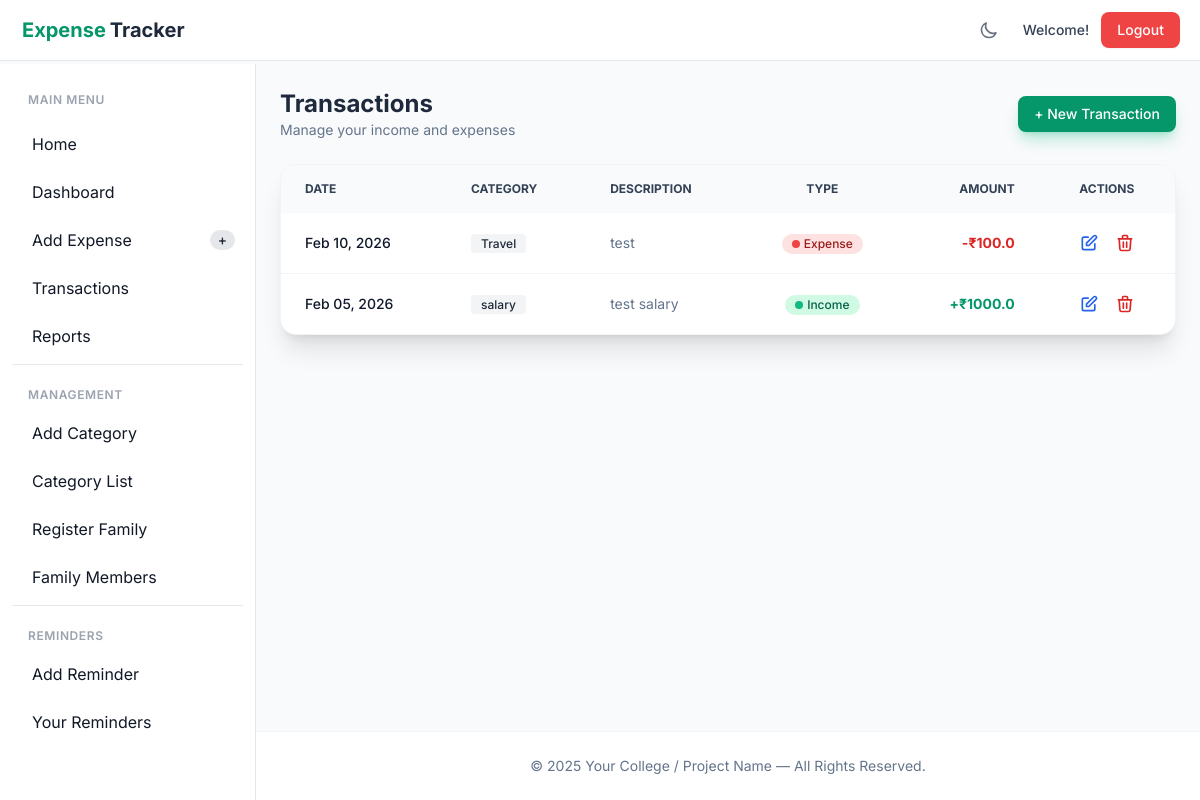
/user/Transaction1 (signed in), run on the app's committed database.
### user/models.py (models this page shows)
class Transaction(models.Model):
    date = models.DateField()
    category_id = models.ForeignKey('Category', on_delete=models.CASCADE)
    amount = models.FloatField()
    Transaction_desc = models.CharField(max_length=100)
    Type = models.CharField(max_length=100)
    by = models.ForeignKey(
        Registration,
        related_name="transaction",
        on_delete=models.PROTECT
    )

class Category(models.Model):
    category_type = models.CharField(max_length=100)
    def __str__(self):
        return self.category_type

### user/views.py (the view)
# urls.py: path('user/Transaction1',views.Transaction1_page, name='Transaction1_page'),
def Transaction1_page(request):
    logged_user = request.session.get("user_id")
    user = get_object_or_404(Registration,id=logged_user)
    transactions = Transaction.objects.filter(by=user)
    role =  request.session.get("role")
    return render(request, 'transaction_list1.html', {
        'transactions': transactions,
        'role':role})

### user/templates/transaction_list1.html (shortened to what this page needs)
{% extends 'base_dashboard.html' %}
{% load static %}
{% load widget_tweaks %}
{% block content %}
<div class="animate-fade-in-up">
  <div class="flex justify-between items-center mb-6">
    <div>
      <h1 class="text-2xl font-bold text-slate-800 dark:text-white">Transactions</h1>
      <p class="text-slate-500 dark:text-slate-400 text-sm">Manage your income and expenses</p>
    </div>
    <a href="{% url 'Expense_page' %}"
      class="px-4 py-2 bg-emerald-600 hover:bg-emerald-700 text-white rounded-lg text-sm font-medium shadow-lg shadow-emerald-500/30 transition-all">
      + New Transaction
    </a>
  </div>
  <div
    class="bg-white dark:bg-slate-800 rounded-2xl shadow-xl border border-gray-100 dark:border-slate-700 overflow-hidden">
    <div class="overflow-x-auto">
      <table class="w-full text-sm text-left text-slate-500 dark:text-slate-400">
        <thead class="text-xs text-slate-700 uppercase bg-gray-50 dark:bg-slate-700 dark:text-slate-300">
          <tr>
            <th scope="col" class="px-6 py-4 rounded-tl-lg">Date</th>
            <th scope="col" class="px-6 py-4">Category</th>
            <th scope="col" class="px-6 py-4">Description</th>
            <th scope="col" class="px-6 py-4 text-center">Type</th>
            <th scope="col" class="px-6 py-4 text-right">Amount</th>
            <th scope="col" class="px-6 py-4 text-center rounded-tr-lg">Actions</th>
          </tr>
        </thead>
        <tbody class="divide-y divide-gray-100 dark:divide-slate-700">
          {% for t in transactions %}
          <tr class="bg-white dark:bg-slate-800 hover:bg-gray-50 dark:hover:bg-slate-700/50 transition-colors">
            <td class="px-6 py-4 font-medium text-slate-900 dark:text-white whitespace-nowrap">
              {{ t.date|date:"M d, Y" }}
            </td>
            <td class="px-6 py-4">
              <span
                class="bg-gray-100 text-gray-800 text-xs font-medium px-2.5 py-0.5 rounded dark:bg-gray-700 dark:text-gray-300">
                {{ t.category_id }}
              </span>
            </td>
            <td class="px-6 py-4 max-w-xs truncate">
              {{ t.Transaction_desc }}
            </td>
            <td class="px-6 py-4 text-center">
              {% if t.Type == 'Income' %}
              <span
                class="inline-flex items-center bg-emerald-100 text-emerald-800 text-xs font-medium px-2.5 py-0.5 rounded-full dark:bg-emerald-900 dark:text-emerald-300">
                <span class="w-2 h-2 mr-1 bg-emerald-500 rounded-full"></span>
                Income
              </span>
              {% else %}
              <span
                class="inline-flex items-center bg-red-100 text-red-800 text-xs font-medium px-2.5 py-0.5 rounded-full dark:bg-red-900 dark:text-red-300">
                <span class="w-2 h-2 mr-1 bg-red-500 rounded-full"></span>
                Expense
              </span>
              {% endif %}
            </td>
            <td
              class="px-6 py-4 text-right font-bold {% if t.Type == 'Income' %}text-emerald-600 dark:text-emerald-400{% else %}text-red-600 dark:text-red-400{% endif %}">
              {% if t.Type == 'Income' %}+{% else %}-{% endif %}₹{{ t.amount }}
            </td>
            <td class="px-6 py-4 text-center">
              <div class="flex items-center justify-center space-x-2">
                <a href="{% url 'trans1_edit' t.id %}"
                  class="text-blue-600 hover:text-blue-900 dark:text-blue-400 dark:hover:text-blue-300 p-1 hover:bg-blue-100 dark:hover:bg-blue-900/30 rounded transition-colors"
                  title="Edit">
                  <svg class="w-5 h-5" fill="none" stroke="currentColor" viewBox="0 0 24 24">
                    <path stroke-linecap="round" stroke-linejoin="round" stroke-width="2"
                      d="M11 5H6a2 2 0 00-2 2v11a2 2 0 002 2h11a2 2 0 002-2v-5m-1.414-9.414a2 2 0 112.828 2.828L11.828 15H9v-2.828l8.586-8.586z">
                    </path>
                  </svg>
                </a>
                <a href="{% url 'trans1_delete' t.id %}"
                  class="text-red-600 hover:text-red-900 dark:text-red-400 dark:hover:text-red-300 p-1 hover:bg-red-100 dark:hover:bg-red-900/30 rounded transition-colors"
                  title="Delete" onclick="return confirm('Are you sure you want to delete this transaction?');">
                  <svg class="w-5 h-5" fill="none" stroke="currentColor" viewBox="0 0 24 24">
                    <path stroke-linecap="round" stroke-linejoin="round" stroke-width="2"
                      d="M19 7l-.867 12.142A2 2 0 0116.138 21H7.862a2 2 0 01-1.995-1.858L5 7m5 4v6m4-6v6m1-10V4a1 1 0 00-1-1h-4a1 1 0 00-1 1v3M4 7h16">
                    </path>
                  </svg>
                </a>
              </div>
            </td>
          </tr>
          {% endfor %}
        </tbody>
      </table>
    </div>
  </div>
</div>
{% endblock %}

### user/templates/base_dashboard.html (style rules this page uses)
body { font-family: 'Inter', sans-serif; }

### data on the page
Transaction: date "Feb 10, 2026", category_id "Travel", Transaction_desc "test", Type "Expense" (drawn), amount "100.0"
Transaction: date "Feb 05, 2026", category_id "salary", Transaction_desc "test salary", Type "Income" (drawn), amount "1000.0"
